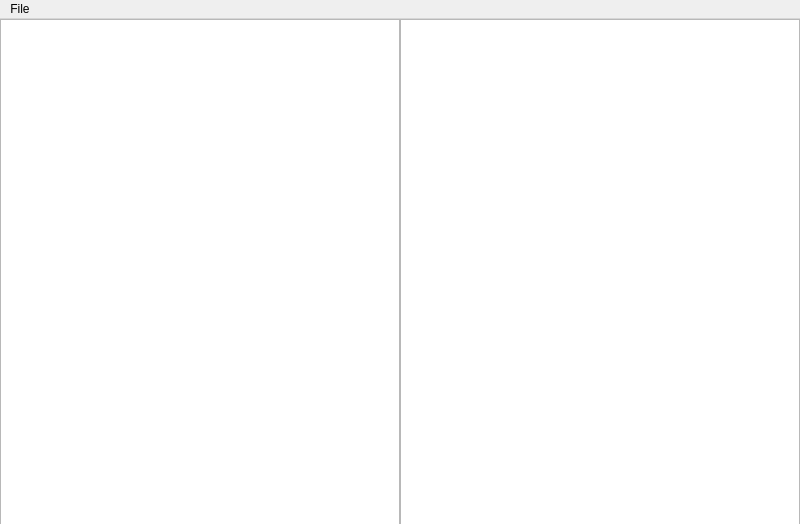
<?xml version="1.0" encoding="UTF-8"?>
<ui version="4.0">
 <class>MainWindow</class>
 <widget class="QMainWindow" name="MainWindow">
  <property name="geometry">
   <rect>
    <x>0</x>
    <y>0</y>
    <width>800</width>
    <height>524</height>
   </rect>
  </property>
  <property name="windowTitle">
   <string>MainWindow</string>
  </property>
  <widget class="QWidget" name="centralwidget">
   <widget class="QPlainTextEdit" name="xmlText">
    <property name="enabled">
     <bool>true</bool>
    </property>
    <property name="geometry">
     <rect>
      <x>0</x>
      <y>0</y>
      <width>400</width>
      <height>524</height>
     </rect>
    </property>
    <property name="textInteractionFlags">
     <set>Qt::LinksAccessibleByMouse|Qt::TextSelectableByMouse</set>
    </property>
   </widget>
   <widget class="QPlainTextEdit" name="jsonText">
    <property name="geometry">
     <rect>
      <x>400</x>
      <y>0</y>
      <width>400</width>
      <height>524</height>
     </rect>
    </property>
   </widget>
  </widget>
  <widget class="QMenuBar" name="menuBar">
   <property name="geometry">
    <rect>
     <x>0</x>
     <y>0</y>
     <width>800</width>
     <height>23</height>
    </rect>
   </property>
   <widget class="QMenu" name="menuFile">
    <property name="title">
     <string>File</string>
    </property>
    <addaction name="separator"/>
    <addaction name="actionOpen"/>
    <addaction name="actionSave"/>
    <addaction name="actionSave_As"/>
    <addaction name="actionClose"/>
   </widget>
   <addaction name="menuFile"/>
  </widget>
  <action name="actionOpen">
   <property name="text">
    <string>Open</string>
   </property>
  </action>
  <action name="actionSave">
   <property name="text">
    <string>Save</string>
   </property>
  </action>
  <action name="actionClose">
   <property name="text">
    <string>Close</string>
   </property>
  </action>
  <action name="actionSave_As">
   <property name="text">
    <string>Save As</string>
   </property>
  </action>
 </widget>
 <resources/>
 <connections/>
</ui>
